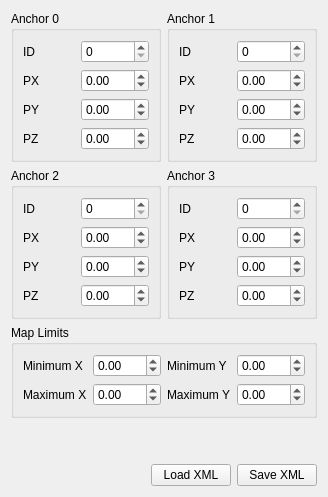
          <widget class="QWidget" name="tab_15">
           <attribute name="title">
            <string>Anchors</string>
           </attribute>
           <layout class="QVBoxLayout" name="verticalLayout_18">
            <item>
             <layout class="QGridLayout" name="gridLayout_13">
              <item row="0" column="0">
               <widget class="QGroupBox" name="groupBox_5">
                <property name="title">
                 <string>Anchor 0</string>
                </property>
                <layout class="QGridLayout" name="gridLayout_9">
                 <item row="0" column="0">
                  <widget class="QLabel" name="label_35">
                   <property name="text">
                    <string>ID</string>
                   </property>
                  </widget>
                 </item>
                 <item row="0" column="1">
                  <widget class="QSpinBox" name="anch0IdBox">
                   <property name="maximum">
                    <number>255</number>
                   </property>
                  </widget>
                 </item>
                 <item row="1" column="0">
                  <widget class="QLabel" name="label_36">
                   <property name="text">
                    <string>PX</string>
                   </property>
                  </widget>
                 </item>
                 <item row="1" column="1">
                  <widget class="QDoubleSpinBox" name="anch0PxBox">
                   <property name="minimum">
                    <double>-100.000000000000000</double>
                   </property>
                   <property name="maximum">
                    <double>100.000000000000000</double>
                   </property>
                   <property name="singleStep">
                    <double>0.100000000000000</double>
                   </property>
                  </widget>
                 </item>
                 <item row="2" column="0">
                  <widget class="QLabel" name="label_37">
                   <property name="text">
                    <string>PY</string>
                   </property>
                  </widget>
                 </item>
                 <item row="2" column="1">
                  <widget class="QDoubleSpinBox" name="anch0PyBox">
                   <property name="minimum">
                    <double>-100.000000000000000</double>
                   </property>
                   <property name="maximum">
                    <double>100.000000000000000</double>
                   </property>
                   <property name="singleStep">
                    <double>0.100000000000000</double>
                   </property>
                  </widget>
                 </item>
                 <item row="3" column="0">
                  <widget class="QLabel" name="label_38">
                   <property name="text">
                    <string>PZ</string>
                   </property>
                  </widget>
                 </item>
                 <item row="3" column="1">
                  <widget class="QDoubleSpinBox" name="anch0PzBox">
                   <property name="minimum">
                    <double>-100.000000000000000</double>
                   </property>
                   <property name="maximum">
                    <double>100.000000000000000</double>
                   </property>
                   <property name="singleStep">
                    <double>0.100000000000000</double>
                   </property>
                  </widget>
                 </item>
                </layout>
               </widget>
              </item>
              <item row="0" column="1">
               <widget class="QGroupBox" name="groupBox_6">
                <property name="title">
                 <string>Anchor 1</string>
                </property>
                <layout class="QGridLayout" name="gridLayout_10">
                 <item row="0" column="0">
                  <widget class="QLabel" name="label_39">
                   <property name="text">
                    <string>ID</string>
                   </property>
                  </widget>
                 </item>
                 <item row="0" column="1">
                  <widget class="QSpinBox" name="anch1IdBox">
                   <property name="maximum">
                    <number>255</number>
                   </property>
                  </widget>
                 </item>
                 <item row="1" column="0">
                  <widget class="QLabel" name="label_40">
                   <property name="text">
                    <string>PX</string>
                   </property>
                  </widget>
                 </item>
                 <item row="1" column="1">
                  <widget class="QDoubleSpinBox" name="anch1PxBox">
                   <property name="minimum">
                    <double>-100.000000000000000</double>
                   </property>
                   <property name="maximum">
                    <double>100.000000000000000</double>
                   </property>
                   <property name="singleStep">
                    <double>0.100000000000000</double>
                   </property>
                  </widget>
                 </item>
                 <item row="2" column="0">
                  <widget class="QLabel" name="label_41">
                   <property name="text">
                    <string>PY</string>
                   </property>
                  </widget>
                 </item>
                 <item row="2" column="1">
                  <widget class="QDoubleSpinBox" name="anch1PyBox">
                   <property name="minimum">
                    <double>-100.000000000000000</double>
                   </property>
                   <property name="maximum">
                    <double>100.000000000000000</double>
                   </property>
                   <property name="singleStep">
                    <double>0.100000000000000</double>
                   </property>
                  </widget>
                 </item>
                 <item row="3" column="0">
                  <widget class="QLabel" name="label_42">
                   <property name="text">
                    <string>PZ</string>
                   </property>
                  </widget>
                 </item>
                 <item row="3" column="1">
                  <widget class="QDoubleSpinBox" name="anch1PzBox">
                   <property name="minimum">
                    <double>-100.000000000000000</double>
                   </property>
                   <property name="maximum">
                    <double>100.000000000000000</double>
                   </property>
                   <property name="singleStep">
                    <double>0.100000000000000</double>
                   </property>
                  </widget>
                 </item>
                </layout>
               </widget>
              </item>
              <item row="1" column="0">
               <widget class="QGroupBox" name="groupBox_7">
                <property name="title">
                 <string>Anchor 2</string>
                </property>
                <layout class="QGridLayout" name="gridLayout_11">
                 <item row="0" column="0">
                  <widget class="QLabel" name="label_43">
                   <property name="text">
                    <string>ID</string>
                   </property>
                  </widget>
                 </item>
                 <item row="0" column="1">
                  <widget class="QSpinBox" name="anch2IdBox">
                   <property name="maximum">
                    <number>255</number>
                   </property>
                  </widget>
                 </item>
                 <item row="1" column="0">
                  <widget class="QLabel" name="label_44">
                   <property name="text">
                    <string>PX</string>
                   </property>
                  </widget>
                 </item>
                 <item row="1" column="1">
                  <widget class="QDoubleSpinBox" name="anch2PxBox">
                   <property name="minimum">
                    <double>-100.000000000000000</double>
                   </property>
                   <property name="maximum">
                    <double>100.000000000000000</double>
                   </property>
                   <property name="singleStep">
                    <double>0.100000000000000</double>
                   </property>
                  </widget>
                 </item>
                 <item row="2" column="0">
                  <widget class="QLabel" name="label_45">
                   <property name="text">
                    <string>PY</string>
                   </property>
                  </widget>
                 </item>
                 <item row="2" column="1">
                  <widget class="QDoubleSpinBox" name="anch2PyBox">
                   <property name="minimum">
                    <double>-100.000000000000000</double>
                   </property>
                   <property name="maximum">
                    <double>100.000000000000000</double>
                   </property>
                   <property name="singleStep">
                    <double>0.100000000000000</double>
                   </property>
                  </widget>
                 </item>
                 <item row="3" column="0">
                  <widget class="QLabel" name="label_46">
                   <property name="text">
                    <string>PZ</string>
                   </property>
                  </widget>
                 </item>
                 <item row="3" column="1">
                  <widget class="QDoubleSpinBox" name="anch2PzBox">
                   <property name="minimum">
                    <double>-100.000000000000000</double>
                   </property>
                   <property name="maximum">
                    <double>100.000000000000000</double>
                   </property>
                   <property name="singleStep">
                    <double>0.100000000000000</double>
                   </property>
                  </widget>
                 </item>
                </layout>
               </widget>
              </item>
              <item row="1" column="1">
               <widget class="QGroupBox" name="groupBox_8">
                <property name="title">
                 <string>Anchor 3</string>
                </property>
                <layout class="QGridLayout" name="gridLayout_12">
                 <item row="0" column="0">
                  <widget class="QLabel" name="label_47">
                   <property name="text">
                    <string>ID</string>
                   </property>
                  </widget>
                 </item>
                 <item row="0" column="1">
                  <widget class="QSpinBox" name="anch3IdBox">
                   <property name="maximum">
                    <number>255</number>
                   </property>
                  </widget>
                 </item>
                 <item row="1" column="0">
                  <widget class="QLabel" name="label_48">
                   <property name="text">
                    <string>PX</string>
                   </property>
                  </widget>
                 </item>
                 <item row="1" column="1">
                  <widget class="QDoubleSpinBox" name="anch3PxBox">
                   <property name="minimum">
                    <double>-100.000000000000000</double>
                   </property>
                   <property name="maximum">
                    <double>100.000000000000000</double>
                   </property>
                   <property name="singleStep">
                    <double>0.100000000000000</double>
                   </property>
                  </widget>
                 </item>
                 <item row="2" column="0">
                  <widget class="QLabel" name="label_49">
                   <property name="text">
                    <string>PY</string>
                   </property>
                  </widget>
                 </item>
                 <item row="2" column="1">
                  <widget class="QDoubleSpinBox" name="anch3PyBox">
                   <property name="minimum">
                    <double>-100.000000000000000</double>
                   </property>
                   <property name="maximum">
                    <double>100.000000000000000</double>
                   </property>
                   <property name="singleStep">
                    <double>0.100000000000000</double>
                   </property>
                  </widget>
                 </item>
                 <item row="3" column="0">
                  <widget class="QLabel" name="label_50">
                   <property name="text">
                    <string>PZ</string>
                   </property>
                  </widget>
                 </item>
                 <item row="3" column="1">
                  <widget class="QDoubleSpinBox" name="anch3PzBox">
                   <property name="minimum">
                    <double>-100.000000000000000</double>
                   </property>
                   <property name="maximum">
                    <double>100.000000000000000</double>
                   </property>
                   <property name="singleStep">
                    <double>0.100000000000000</double>
                   </property>
                  </widget>
                 </item>
                </layout>
               </widget>
              </item>
             </layout>
            </item>
            <item>
             <widget class="QGroupBox" name="groupBox_9">
              <property name="title">
               <string>Map Limits</string>
              </property>
              <layout class="QGridLayout" name="gridLayout_8">
               <item row="0" column="0">
                <widget class="QLabel" name="label_28">
                 <property name="text">
                  <string>Minimum X</string>
                 </property>
                </widget>
               </item>
               <item row="0" column="1">
                <widget class="QDoubleSpinBox" name="mapLimMinXBox">
                 <property name="minimum">
                  <double>-100.000000000000000</double>
                 </property>
                 <property name="maximum">
                  <double>100.000000000000000</double>
                 </property>
                 <property name="singleStep">
                  <double>0.100000000000000</double>
                 </property>
                </widget>
               </item>
               <item row="0" column="2">
                <widget class="QLabel" name="label_30">
                 <property name="text">
                  <string>Minimum Y</string>
                 </property>
                </widget>
               </item>
               <item row="0" column="3">
                <widget class="QDoubleSpinBox" name="mapLimMinYBox">
                 <property name="minimum">
                  <double>-100.000000000000000</double>
                 </property>
                 <property name="maximum">
                  <double>100.000000000000000</double>
                 </property>
                 <property name="singleStep">
                  <double>0.100000000000000</double>
                 </property>
                </widget>
               </item>
               <item row="1" column="0">
                <widget class="QLabel" name="label_29">
                 <property name="text">
                  <string>Maximum X</string>
                 </property>
                </widget>
               </item>
               <item row="1" column="1">
                <widget class="QDoubleSpinBox" name="mapLimMaxXBox">
                 <property name="minimum">
                  <double>-100.000000000000000</double>
                 </property>
                 <property name="maximum">
                  <double>100.000000000000000</double>
                 </property>
                 <property name="singleStep">
                  <double>0.100000000000000</double>
                 </property>
                </widget>
               </item>
               <item row="1" column="2">
                <widget class="QLabel" name="label_31">
                 <property name="text">
                  <string>Maximum Y</string>
                 </property>
                </widget>
               </item>
               <item row="1" column="3">
                <widget class="QDoubleSpinBox" name="mapLimMaxYBox">
                 <property name="minimum">
                  <double>-100.000000000000000</double>
                 </property>
                 <property name="maximum">
                  <double>100.000000000000000</double>
                 </property>
                 <property name="singleStep">
                  <double>0.100000000000000</double>
                 </property>
                </widget>
               </item>
              </layout>
             </widget>
            </item>
            <item>
             <spacer name="verticalSpacer_6">
              <property name="orientation">
               <enum>Qt::Vertical</enum>
              </property>
              <property name="sizeHint" stdset="0">
               <size>
                <width>20</width>
                <height>40</height>
               </size>
              </property>
             </spacer>
            </item>
            <item>
             <layout class="QHBoxLayout" name="horizontalLayout_16">
              <item>
               <spacer name="horizontalSpacer_5">
                <property name="orientation">
                 <enum>Qt::Horizontal</enum>
                </property>
                <property name="sizeHint" stdset="0">
                 <size>
                  <width>40</width>
                  <height>20</height>
                 </size>
                </property>
               </spacer>
              </item>
              <item>
               <widget class="QPushButton" name="anchLoadXmlButton">
                <property name="text">
                 <string>Load XML</string>
                </property>
               </widget>
              </item>
              <item>
               <widget class="QPushButton" name="anchSaveXmlButton">
                <property name="text">
                 <string>Save XML</string>
                </property>
               </widget>
              </item>
             </layout>
            </item>
           </layout>
          </widget>
